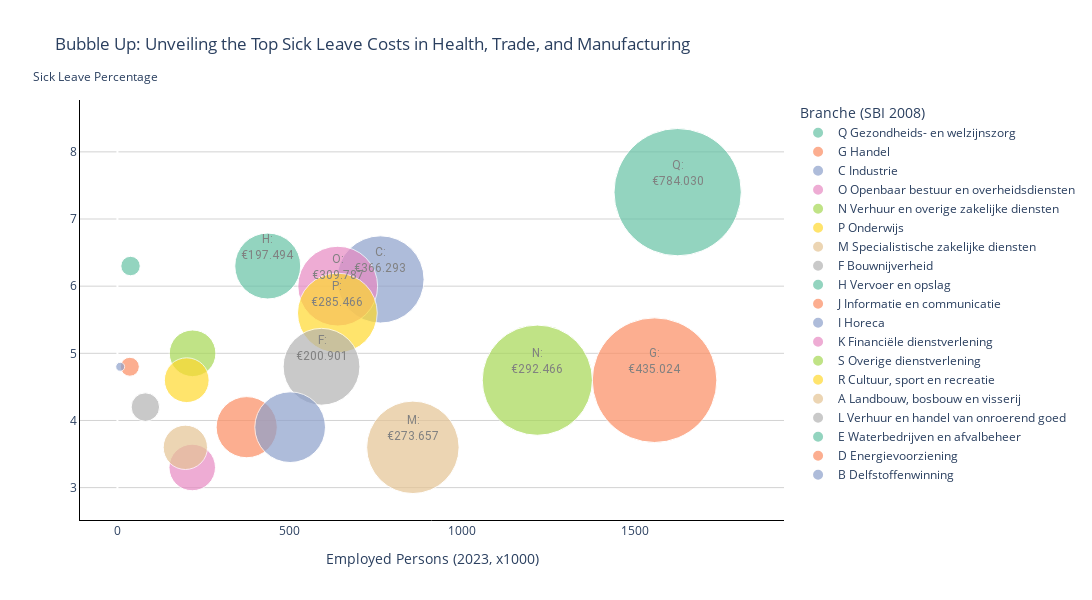

The code cell stored with this chart in its notebook:
### Code cell
# Import necessary libraries
import pandas as pd
import plotly.express as px
import plotly.graph_objects as go

# Load the data from the provided Excel file
data = pd.read_excel(r"c:/Users/c.hakker/OneDrive - VISTA college/Senior Stuff/Opleiding Data science/Back up UWV/Sick leave x Employed persons.xlsx")

# Convert 'Costs of illness per year of employment' column to integer for consistent display
data['\nCosts of illness per year of employment'] = data['\nCosts of illness per year of employment'].astype(int)

# Filter data to show text only for the top 3 highest 'Costs of illness per year of employment'
top_9_data = data.nlargest(9, '\nCosts of illness per year of employment')

# Bubble Plot using Plotly with discrete color scale for categories
fig = px.scatter(data, 
                 x='Employed persons 2023 (x1000)', 
                 y='Sick leave percentage 2023', 
                 size='Employed persons 2023 (x1000)', 
                 color='Branche (SBI 2008)',  # Categorical color scale
                 hover_name='Branche (SBI 2008)',
                 title='Bubble Up: Unveiling the Top Sick Leave Costs in Health, Trade, and Manufacturing',
                 labels={'Employed persons 2023 (x1000)': 'Employed Persons (2023, x1000)', 
                         'Sick leave percentage 2023': 'Sick Leave Percentage'},
                 size_max=90,  # Adjust size_max to control bubble size scaling
                 color_discrete_sequence=px.colors.qualitative.Set2)  # Change this to any discrete color scale

# Customize the layout to show text only for top 3
for index, row in top_9_data.iterrows():
    fig.add_annotation(x=row['Employed persons 2023 (x1000)'], 
                       y=row['Sick leave percentage 2023'],
                       text=f"{row['Branche']}:<br>€{row['\nCosts of illness per year of employment']:,}".replace(',', '.'),
                       showarrow=False,
                       font=dict(size=12, color='grey', family="Roboto"),
                       align='center',
                       xshift=0,  # Adjust horizontal position
                       yshift=19,  # Shift text upwards (increase value for higher position)
                       bordercolor='rgba(0, 0, 0, 0)',  # Transparent border 
                       borderwidth=1, 
                       borderpad=2, 
                       bgcolor='rgba(0, 0, 0, 0)',  # Transparent background
                       opacity=1)  # Adjust annotation style

# Update layout 
fig.update_layout(
    showlegend=True,
    xaxis=dict(
        showline=True, 
        linewidth=1, 
        linecolor='black', 
        showgrid=False  # Remove vertical gridlines
    ),
    yaxis=dict(
        showline=True, 
        linewidth=1, 
        linecolor='black', 
        showgrid=True, 
        gridcolor='lightgrey',  # Horizontal gridlines in light grey
        title=dict(
            text='',  # Remove default title text to avoid overlap
        ),
        automargin=True  # Adjusts the margin automatically to fit the title
    ),
    plot_bgcolor='rgba(0,0,0,0)',  # Transparent background
    width=1200,  # Width of the plot
    height=600  # Height of the plot
)

# Add annotation for horizontal y-axis title
fig.add_annotation(
    text="Sick Leave Percentage",  # Text for y-axis title
    xref="paper", yref="paper",  # Coordinates relative to the plot
    x=-0.07, y=1.08,  # Adjust x and y values to position the text
    showarrow=False,  # No arrow
    font=dict(size=12),
    align="center"
)

# Update text position on the bubbles
fig.update_traces(textposition='middle center',
                  marker=dict(line=dict(color='white', width=1)))  # White outline for text visibility

# Save the plot as an HTML file
fig.write_html("Sick_leave_analysis.html")

# Show the plot
fig.show()

### Figure 1 — Plotly figure (JSON) as saved in the notebook; plotly's stock layout.template omitted (floating-point values rounded to 4 significant figures)
{"data": [{"hovertemplate": "<b>%{hovertext}</b><br><br>Branche (SBI 2008)=Q Gezondheids- en welzijnszorg<br>Employed Persons (2023, x1000)=%{marker.size}<br>Sick Leave Percentage=%{y}<extra></extra>", "hovertext": ["Q Gezondheids- en welzijnszorg"], "legendgroup": "Q Gezondheids- en welzijnszorg", "marker": {"color": "rgb(102,194,165)", "line": {"color": "white", "width": 1}, "size": [1625], "sizemode": "area", "sizeref": 0.2006, "symbol": "circle"}, "mode": "markers", "name": "Q Gezondheids- en welzijnszorg", "orientation": "v", "showlegend": true, "textposition": "middle center", "type": "scatter", "x": [1625], "xaxis": "x", "y": [7.4], "yaxis": "y"}, {"hovertemplate": "<b>%{hovertext}</b><br><br>Branche (SBI 2008)=G Handel<br>Employed Persons (2023, x1000)=%{marker.size}<br>Sick Leave Percentage=%{y}<extra></extra>", "hovertext": ["G Handel"], "legendgroup": "G Handel", "marker": {"color": "rgb(252,141,98)", "line": {"color": "white", "width": 1}, "size": [1558], "sizemode": "area", "sizeref": 0.2006, "symbol": "circle"}, "mode": "markers", "name": "G Handel", "orientation": "v", "showlegend": true, "textposition": "middle center", "type": "scatter", "x": [1558], "xaxis": "x", "y": [4.6], "yaxis": "y"}, {"hovertemplate": "<b>%{hovertext}</b><br><br>Branche (SBI 2008)=C Industrie<br>Employed Persons (2023, x1000)=%{marker.size}<br>Sick Leave Percentage=%{y}<extra></extra>", "hovertext": ["C Industrie"], "legendgroup": "C Industrie", "marker": {"color": "rgb(141,160,203)", "line": {"color": "white", "width": 1}, "size": [763], "sizemode": "area", "sizeref": 0.2006, "symbol": "circle"}, "mode": "markers", "name": "C Industrie", "orientation": "v", "showlegend": true, "textposition": "middle center", "type": "scatter", "x": [763], "xaxis": "x", "y": [6.1], "yaxis": "y"}, {"hovertemplate": "<b>%{hovertext}</b><br><br>Branche (SBI 2008)=O Openbaar bestuur en overheidsdiensten<br>Employed Persons (2023, x1000)=%{marker.size}<br>Sick Leave Percentage=%{y}<extra></extra>", "hovertext": ["O Openbaar bestuur en overheidsdiensten"], "legendgroup": "O Openbaar bestuur en overheidsdiensten", "marker": {"color": "rgb(231,138,195)", "line": {"color": "white", "width": 1}, "size": [639], "sizemode": "area", "sizeref": 0.2006, "symbol": "circle"}, "mode": "markers", "name": "O Openbaar bestuur en overheidsdiensten", "orientation": "v", "showlegend": true, "textposition": "middle center", "type": "scatter", "x": [639], "xaxis": "x", "y": [6], "yaxis": "y"}, {"hovertemplate": "<b>%{hovertext}</b><br><br>Branche (SBI 2008)=N Verhuur en overige zakelijke diensten<br>Employed Persons (2023, x1000)=%{marker.size}<br>Sick Leave Percentage=%{y}<extra></extra>", "hovertext": ["N Verhuur en overige zakelijke diensten"], "legendgroup": "N Verhuur en overige zakelijke diensten", "marker": {"color": "rgb(166,216,84)", "line": {"color": "white", "width": 1}, "size": [1218], "sizemode": "area", "sizeref": 0.2006, "symbol": "circle"}, "mode": "markers", "name": "N Verhuur en overige zakelijke diensten", "orientation": "v", "showlegend": true, "textposition": "middle center", "type": "scatter", "x": [1218], "xaxis": "x", "y": [4.6], "yaxis": "y"}, {"hovertemplate": "<b>%{hovertext}</b><br><br>Branche (SBI 2008)=P Onderwijs<br>Employed Persons (2023, x1000)=%{marker.size}<br>Sick Leave Percentage=%{y}<extra></extra>", "hovertext": ["P Onderwijs"], "legendgroup": "P Onderwijs", "marker": {"color": "rgb(255,217,47)", "line": {"color": "white", "width": 1}, "size": [638], "sizemode": "area", "sizeref": 0.2006, "symbol": "circle"}, "mode": "markers", "name": "P Onderwijs", "orientation": "v", "showlegend": true, "textposition": "middle center", "type": "scatter", "x": [638], "xaxis": "x", "y": [5.6], "yaxis": "y"}, {"hovertemplate": "<b>%{hovertext}</b><br><br>Branche (SBI 2008)=M Specialistische zakelijke diensten<br>Employed Persons (2023, x1000)=%{marker.size}<br>Sick Leave Percentage=%{y}<extra></extra>", "hovertext": ["M Specialistische zakelijke diensten"], "legendgroup": "M Specialistische zakelijke diensten", "marker": {"color": "rgb(229,196,148)", "line": {"color": "white", "width": 1}, "size": [857], "sizemode": "area", "sizeref": 0.2006, "symbol": "circle"}, "mode": "markers", "name": "M Specialistische zakelijke diensten", "orientation": "v", "showlegend": true, "textposition": "middle center", "type": "scatter", "x": [857], "xaxis": "x", "y": [3.6], "yaxis": "y"}, {"hovertemplate": "<b>%{hovertext}</b><br><br>Branche (SBI 2008)=F Bouwnijverheid<br>Employed Persons (2023, x1000)=%{marker.size}<br>Sick Leave Percentage=%{y}<extra></extra>", "hovertext": ["F Bouwnijverheid"], "legendgroup": "F Bouwnijverheid", "marker": {"color": "rgb(179,179,179)", "line": {"color": "white", "width": 1}, "size": [592], "sizemode": "area", "sizeref": 0.2006, "symbol": "circle"}, "mode": "markers", "name": "F Bouwnijverheid", "orientation": "v", "showlegend": true, "textposition": "middle center", "type": "scatter", "x": [592], "xaxis": "x", "y": [4.8], "yaxis": "y"}, {"hovertemplate": "<b>%{hovertext}</b><br><br>Branche (SBI 2008)=H Vervoer en opslag<br>Employed Persons (2023, x1000)=%{marker.size}<br>Sick Leave Percentage=%{y}<extra></extra>", "hovertext": ["H Vervoer en opslag"], "legendgroup": "H Vervoer en opslag", "marker": {"color": "rgb(102,194,165)", "line": {"color": "white", "width": 1}, "size": [436], "sizemode": "area", "sizeref": 0.2006, "symbol": "circle"}, "mode": "markers", "name": "H Vervoer en opslag", "orientation": "v", "showlegend": true, "textposition": "middle center", "type": "scatter", "x": [436], "xaxis": "x", "y": [6.3], "yaxis": "y"}, {"hovertemplate": "<b>%{hovertext}</b><br><br>Branche (SBI 2008)=J Informatie en communicatie<br>Employed Persons (2023, x1000)=%{marker.size}<br>Sick Leave Percentage=%{y}<extra></extra>", "hovertext": ["J Informatie en communicatie"], "legendgroup": "J Informatie en communicatie", "marker": {"color": "rgb(252,141,98)", "line": {"color": "white", "width": 1}, "size": [375], "sizemode": "area", "sizeref": 0.2006, "symbol": "circle"}, "mode": "markers", "name": "J Informatie en communicatie", "orientation": "v", "showlegend": true, "textposition": "middle center", "type": "scatter", "x": [375], "xaxis": "x", "y": [3.9], "yaxis": "y"}, {"hovertemplate": "<b>%{hovertext}</b><br><br>Branche (SBI 2008)=I Horeca<br>Employed Persons (2023, x1000)=%{marker.size}<br>Sick Leave Percentage=%{y}<extra></extra>", "hovertext": ["I Horeca"], "legendgroup": "I Horeca", "marker": {"color": "rgb(141,160,203)", "line": {"color": "white", "width": 1}, "size": [501], "sizemode": "area", "sizeref": 0.2006, "symbol": "circle"}, "mode": "markers", "name": "I Horeca", "orientation": "v", "showlegend": true, "textposition": "middle center", "type": "scatter", "x": [501], "xaxis": "x", "y": [3.9], "yaxis": "y"}, {"hovertemplate": "<b>%{hovertext}</b><br><br>Branche (SBI 2008)=K Financiële dienstverlening<br>Employed Persons (2023, x1000)=%{marker.size}<br>Sick Leave Percentage=%{y}<extra></extra>", "hovertext": ["K Financiële dienstverlening"], "legendgroup": "K Financiële dienstverlening", "marker": {"color": "rgb(231,138,195)", "line": {"color": "white", "width": 1}, "size": [217], "sizemode": "area", "sizeref": 0.2006, "symbol": "circle"}, "mode": "markers", "name": "K Financiële dienstverlening", "orientation": "v", "showlegend": true, "textposition": "middle center", "type": "scatter", "x": [217], "xaxis": "x", "y": [3.3], "yaxis": "y"}, {"hovertemplate": "<b>%{hovertext}</b><br><br>Branche (SBI 2008)=S Overige dienstverlening<br>Employed Persons (2023, x1000)=%{marker.size}<br>Sick Leave Percentage=%{y}<extra></extra>", "hovertext": ["S Overige dienstverlening"], "legendgroup": "S Overige dienstverlening", "marker": {"color": "rgb(166,216,84)", "line": {"color": "white", "width": 1}, "size": [218], "sizemode": "area", "sizeref": 0.2006, "symbol": "circle"}, "mode": "markers", "name": "S Overige dienstverlening", "orientation": "v", "showlegend": true, "textposition": "middle center", "type": "scatter", "x": [218], "xaxis": "x", "y": [5], "yaxis": "y"}, {"hovertemplate": "<b>%{hovertext}</b><br><br>Branche (SBI 2008)=R Cultuur, sport en recreatie<br>Employed Persons (2023, x1000)=%{marker.size}<br>Sick Leave Percentage=%{y}<extra></extra>", "hovertext": ["R Cultuur, sport en recreatie"], "legendgroup": "R Cultuur, sport en recreatie", "marker": {"color": "rgb(255,217,47)", "line": {"color": "white", "width": 1}, "size": [201], "sizemode": "area", "sizeref": 0.2006, "symbol": "circle"}, "mode": "markers", "name": "R Cultuur, sport en recreatie", "orientation": "v", "showlegend": true, "textposition": "middle center", "type": "scatter", "x": [201], "xaxis": "x", "y": [4.6], "yaxis": "y"}, {"hovertemplate": "<b>%{hovertext}</b><br><br>Branche (SBI 2008)=A Landbouw, bosbouw en visserij<br>Employed Persons (2023, x1000)=%{marker.size}<br>Sick Leave Percentage=%{y}<extra></extra>", "hovertext": ["A Landbouw, bosbouw en visserij"], "legendgroup": "A Landbouw, bosbouw en visserij", "marker": {"color": "rgb(229,196,148)", "line": {"color": "white", "width": 1}, "size": [197], "sizemode": "area", "sizeref": 0.2006, "symbol": "circle"}, "mode": "markers", "name": "A Landbouw, bosbouw en visserij", "orientation": "v", "showlegend": true, "textposition": "middle center", "type": "scatter", "x": [197], "xaxis": "x", "y": [3.6], "yaxis": "y"}, {"hovertemplate": "<b>%{hovertext}</b><br><br>Branche (SBI 2008)=L Verhuur en handel van onroerend goed<br>Employed Persons (2023, x1000)=%{marker.size}<br>Sick Leave Percentage=%{y}<extra></extra>", "hovertext": ["L Verhuur en handel van onroerend goed"], "legendgroup": "L Verhuur en handel van onroerend goed", "marker": {"color": "rgb(179,179,179)", "line": {"color": "white", "width": 1}, "size": [81], "sizemode": "area", "sizeref": 0.2006, "symbol": "circle"}, "mode": "markers", "name": "L Verhuur en handel van onroerend goed", "orientation": "v", "showlegend": true, "textposition": "middle center", "type": "scatter", "x": [81], "xaxis": "x", "y": [4.2], "yaxis": "y"}, {"hovertemplate": "<b>%{hovertext}</b><br><br>Branche (SBI 2008)=E Waterbedrijven en afvalbeheer<br>Employed Persons (2023, x1000)=%{marker.size}<br>Sick Leave Percentage=%{y}<extra></extra>", "hovertext": ["E Waterbedrijven en afvalbeheer"], "legendgroup": "E Waterbedrijven en afvalbeheer", "marker": {"color": "rgb(102,194,165)", "line": {"color": "white", "width": 1}, "size": [38], "sizemode": "area", "sizeref": 0.2006, "symbol": "circle"}, "mode": "markers", "name": "E Waterbedrijven en afvalbeheer", "orientation": "v", "showlegend": true, "textposition": "middle center", "type": "scatter", "x": [38], "xaxis": "x", "y": [6.3], "yaxis": "y"}, {"hovertemplate": "<b>%{hovertext}</b><br><br>Branche (SBI 2008)=D Energievoorziening<br>Employed Persons (2023, x1000)=%{marker.size}<br>Sick Leave Percentage=%{y}<extra></extra>", "hovertext": ["D Energievoorziening"], "legendgroup": "D Energievoorziening", "marker": {"color": "rgb(252,141,98)", "line": {"color": "white", "width": 1}, "size": [36], "sizemode": "area", "sizeref": 0.2006, "symbol": "circle"}, "mode": "markers", "name": "D Energievoorziening", "orientation": "v", "showlegend": true, "textposition": "middle center", "type": "scatter", "x": [36], "xaxis": "x", "y": [4.8], "yaxis": "y"}, {"hovertemplate": "<b>%{hovertext}</b><br><br>Branche (SBI 2008)=B Delfstoffenwinning<br>Employed Persons (2023, x1000)=%{marker.size}<br>Sick Leave Percentage=%{y}<extra></extra>", "hovertext": ["B Delfstoffenwinning"], "legendgroup": "B Delfstoffenwinning", "marker": {"color": "rgb(141,160,203)", "line": {"color": "white", "width": 1}, "size": [8], "sizemode": "area", "sizeref": 0.2006, "symbol": "circle"}, "mode": "markers", "name": "B Delfstoffenwinning", "orientation": "v", "showlegend": true, "textposition": "middle center", "type": "scatter", "x": [8], "xaxis": "x", "y": [4.8], "yaxis": "y"}], "layout": {"annotations": [{"align": "center", "bgcolor": "rgba(0, 0, 0, 0)", "bordercolor": "rgba(0, 0, 0, 0)", "borderpad": 2, "borderwidth": 1, "font": {"color": "grey", "family": "Roboto", "size": 12}, "opacity": 1, "showarrow": false, "text": "Q:<br>€784.030", "x": 1625, "xshift": 0, "y": 7.4, "yshift": 19}, {"align": "center", "bgcolor": "rgba(0, 0, 0, 0)", "bordercolor": "rgba(0, 0, 0, 0)", "borderpad": 2, "borderwidth": 1, "font": {"color": "grey", "family": "Roboto", "size": 12}, "opacity": 1, "showarrow": false, "text": "G:<br>€435.024", "x": 1558, "xshift": 0, "y": 4.6, "yshift": 19}, {"align": "center", "bgcolor": "rgba(0, 0, 0, 0)", "bordercolor": "rgba(0, 0, 0, 0)", "borderpad": 2, "borderwidth": 1, "font": {"color": "grey", "family": "Roboto", "size": 12}, "opacity": 1, "showarrow": false, "text": "C:<br>€366.293", "x": 763, "xshift": 0, "y": 6.1, "yshift": 19}, {"align": "center", "bgcolor": "rgba(0, 0, 0, 0)", "bordercolor": "rgba(0, 0, 0, 0)", "borderpad": 2, "borderwidth": 1, "font": {"color": "grey", "family": "Roboto", "size": 12}, "opacity": 1, "showarrow": false, "text": "O:<br>€309.787", "x": 639, "xshift": 0, "y": 6, "yshift": 19}, {"align": "center", "bgcolor": "rgba(0, 0, 0, 0)", "bordercolor": "rgba(0, 0, 0, 0)", "borderpad": 2, "borderwidth": 1, "font": {"color": "grey", "family": "Roboto", "size": 12}, "opacity": 1, "showarrow": false, "text": "N:<br>€292.466", "x": 1218, "xshift": 0, "y": 4.6, "yshift": 19}, {"align": "center", "bgcolor": "rgba(0, 0, 0, 0)", "bordercolor": "rgba(0, 0, 0, 0)", "borderpad": 2, "borderwidth": 1, "font": {"color": "grey", "family": "Roboto", "size": 12}, "opacity": 1, "showarrow": false, "text": "P:<br>€285.466", "x": 638, "xshift": 0, "y": 5.6, "yshift": 19}, {"align": "center", "bgcolor": "rgba(0, 0, 0, 0)", "bordercolor": "rgba(0, 0, 0, 0)", "borderpad": 2, "borderwidth": 1, "font": {"color": "grey", "family": "Roboto", "size": 12}, "opacity": 1, "showarrow": false, "text": "M:<br>€273.657", "x": 857, "xshift": 0, "y": 3.6, "yshift": 19}, {"align": "center", "bgcolor": "rgba(0, 0, 0, 0)", "bordercolor": "rgba(0, 0, 0, 0)", "borderpad": 2, "borderwidth": 1, "font": {"color": "grey", "family": "Roboto", "size": 12}, "opacity": 1, "showarrow": false, "text": "F:<br>€200.901", "x": 592, "xshift": 0, "y": 4.8, "yshift": 19}, {"align": "center", "bgcolor": "rgba(0, 0, 0, 0)", "bordercolor": "rgba(0, 0, 0, 0)", "borderpad": 2, "borderwidth": 1, "font": {"color": "grey", "family": "Roboto", "size": 12}, "opacity": 1, "showarrow": false, "text": "H:<br>€197.494", "x": 436, "xshift": 0, "y": 6.3, "yshift": 19}, {"align": "center", "font": {"size": 12}, "showarrow": false, "text": "Sick Leave Percentage", "x": -0.07, "xref": "paper", "y": 1.08, "yref": "paper"}], "height": 600, "legend": {"itemsizing": "constant", "title": {"text": "Branche (SBI 2008)"}, "tracegroupgap": 0}, "plot_bgcolor": "rgba(0,0,0,0)", "showlegend": true, "title": {"text": "Bubble Up: Unveiling the Top Sick Leave Costs in Health, Trade, and Manufacturing"}, "width": 1200, "xaxis": {"anchor": "y", "domain": [0, 1], "linecolor": "black", "linewidth": 1, "showgrid": false, "showline": true, "title": {"text": "Employed Persons (2023, x1000)"}}, "yaxis": {"anchor": "x", "automargin": true, "domain": [0, 1], "gridcolor": "lightgrey", "linecolor": "black", "linewidth": 1, "showgrid": true, "showline": true, "title": {"text": ""}}}}
